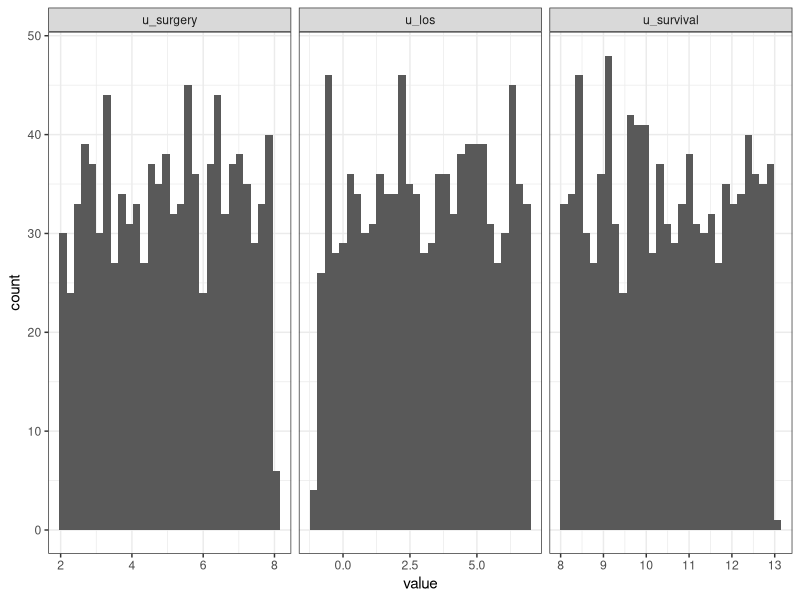
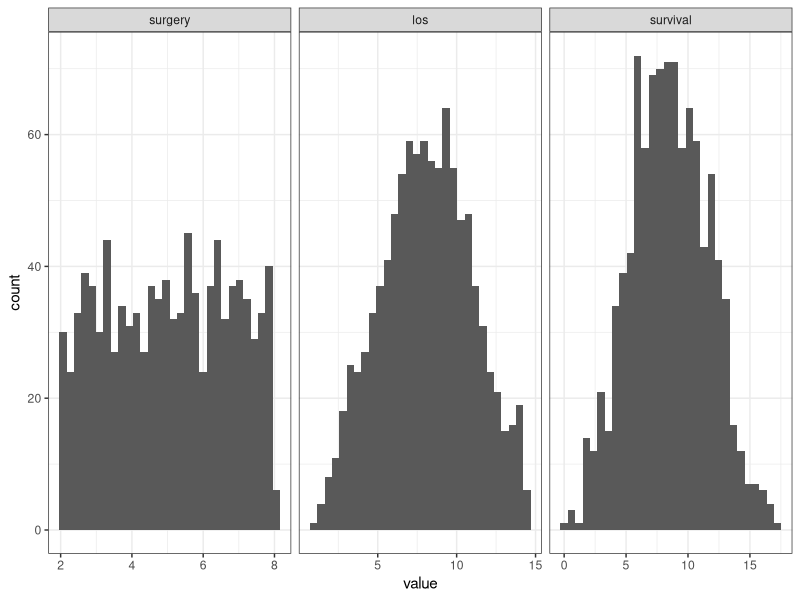

Write R code to recreate these figures, in order.
## ---- chunk 1
#| label: setup
#| echo: false
#| execute: true

suppressMessages({
  library(purrr)
  library(data.table)
  library(ggplot2); theme_set(theme_bw())
  library(knitr)
})
## ---- chunk 2
#| label: scm1
#| execute: false
#| echo: true
#| code-line-numbers: "1-3|5-7|9-11|13-18|20"
#| output-location: fragment

f_surgery <- function(u_surgery) { # pa_surgery = {}
  u_surgery
}

f_los <- function(surgery, u_los) { # pa_los = {surgery}
  surgery + u_los
}

f_survival <- function(surgery, los, u_survival) { # pa_survival = {sugery, los}
  survival = los - 2 * surgery + u_survival
}

scm1 <- function(u_surgery, u_los, u_survival) {
  surgery  = f_surgery(u_surgery)
  los      = f_los(surgery, u_los)
  survival = f_survival(surgery, los, u_survival)
  c(surgery=surgery, los=los, survival=survival)
}
scm1(2, 1, 5)
## ---- chunk 3
#| label: submodel1
#| execute: false
#| echo: true
#| code-line-numbers: "1|3|8"
#| output-location: fragment

submodel7 <- function(u_surgery, u_los, u_survival) {
  surgery = f_surgery(u_surgery)
  los = 7
  survival = f_survival(surgery, los, u_survival)
  c(surgery=surgery, los=los, survival=survival)
}

submodel7(2, 1, 5)
## ---- chunk 4
#| label: pu
#| execute: false
#| echo: true
#| code-line-numbers: "1|2|3|4|7"
#| output-location: "fragment"
sample_u <- function() {
    u_surgery  = runif(1,  2,  8)
    u_los      = runif(1, -1,  7)
    u_survival = runif(1,  8, 13)
    c(u_surgery=u_surgery, u_los=u_los, u_survival=u_survival)
}
sample_u()
## ---- chunk 5
#| label: fig-u_samples
#| execute: true
#| echo: false
#| fig-align: "center"
#| fig-cap: "1000 random samples of U"
N = 1e3
us <- map(1:N, ~sample_u())
udf <- us |> map(~data.table(t(.x))) |> rbindlist()
udfm <- melt(udf, measure.vars=names(us[[1]]))
ggplot(udfm, aes(x=value)) + geom_histogram() + facet_grid(~variable, scales="free_x")
## ---- chunk 6
#| label: pcm1
#| echo: true
#| execute: true
#| output-location: "fragment"
#| code-line-numbers: "1|2|3|7"
sample_pcm <- function() {
  U <- sample_u()
  V <- scm1(U[['u_surgery']], U[['u_los']], U[['u_survival']])
  c(U, V)
}
  
sample_pcm()
## ---- chunk 7
#| label: fig-pcm1-samples
#| echo: false
#| fig-cap: "Realisations of endogenous variables V over random samples of U in [@fig-u_samples]"
vs <- map(us, ~do.call(scm1, as.list(.x)))
vdf <- vs |> map(~data.table(t(.x))) |> rbindlist()
vdfm <- melt(vdf, measure.vars=names(vs[[1]]))
ggplot(vdfm, aes(x=value)) + geom_histogram() + facet_grid(~variable, scales="free_x")
## ---- chunk 8
#| label: scm1-dag
#| execute: false
#| echo: true
#| code-line-numbers: "|2"
scm1 <- function(u_surgery, u_los, u_survival) {
  surgery  = f_surgery(u_surgery)
  los      = f_los(surgery, u_los)
  survival = f_survival(surgery, los, u_survival)
  c(surgery=surgery, los=los, survival=survival)
}
## ---- chunk 9
#| label: scm1-dag2
#| execute: false
#| echo: true
#| code-line-numbers: "3"
scm1 <- function(u_surgery, u_los, u_survival) {
  surgery  = f_surgery(u_surgery)
  los      = f_los(surgery, u_los)
  survival = f_survival(surgery, los, u_survival)
  c(surgery=surgery, los=los, survival=survival)
}
## ---- chunk 10
#| label: scm1-dag3
#| execute: false
#| echo: true
#| code-line-numbers: "4"
scm1 <- function(u_surgery, u_los, u_survival) {
  surgery  = f_surgery(u_surgery)
  los      = f_los(surgery, u_los)
  survival = f_survival(surgery, los, u_survival)
  c(surgery=surgery, los=los, survival=survival)
}
## ---- chunk 11
#| label: submodel-dag
#| execute: false
#| echo: true
#| code-line-numbers: "1|3|8"
#| output-location: fragment

submodel7 <- function(u_surgery, u_los, u_survival) {
  surgery = f_surgery(u_surgery)
  los = 7
  survival = f_survival(surgery, los, u_survival)
  c(surgery=surgery, los=los, survival=survival)
}

submodel7(2, 1, 5)
